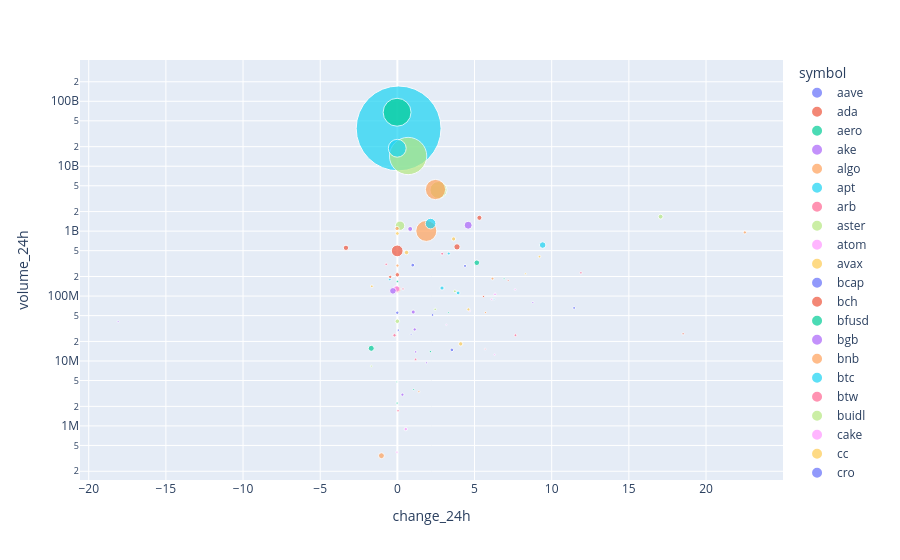

Notebook source saved alongside this figure:
### Code cell
last_date = df['bucket'].iloc[-1]
df_bubble_chart = df[df['bucket'] == last_date]
df_bubble_chart

fig = px.scatter(df, x="change_24h", y="volume_24h",
	        size="market_cap", color="symbol",
            hover_name="symbol",
            log_y=True,
            size_max=60,
            animation_frame="bucket",  # <-- CREA EL REPRODUCTOR TEMPORAL AUTOMÁTICO
    animation_group="symbol",)
fig.show()
